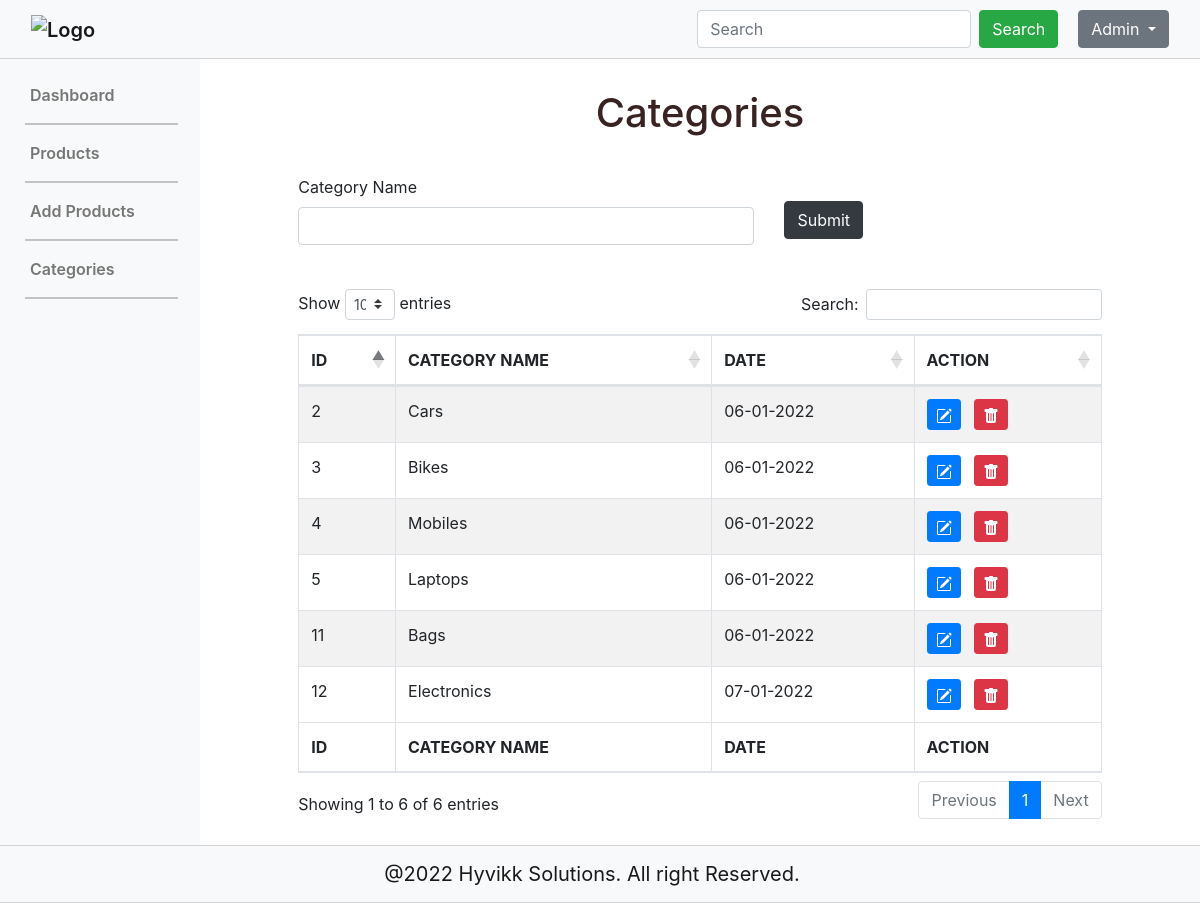
Screenshot of /admin/category.php (signed in) with the database file from the repository.
### tables this page shows
CREATE TABLE IF NOT EXISTS `categories` (
  `id` int(11) NOT NULL AUTO_INCREMENT,
  `category_name` varchar(255) NOT NULL,
  `created_at` timestamp NOT NULL DEFAULT current_timestamp() ON UPDATE current_timestamp(),
  PRIMARY KEY (`id`)
);

### admin/category.php (the view, shortened to what this page needs)
<!doctype html>
    <html lang="en">
    <head>
        <link rel="stylesheet" href="https://cdnjs.cloudflare.com/ajax/libs/twitter-bootstrap/4.5.2/css/bootstrap.css">
        <link rel="stylesheet" href="https://cdn.datatables.net/1.11.3/css/dataTables.bootstrap4.min.css">
        <link href="https://cdn.jsdelivr.net/npm/bootstrap@5.1.3/dist/css/bootstrap.min.css" rel="stylesheet">
        <link rel="stylesheet" href="../assets/css/style.css">
        <link rel="stylesheet" href="https://stackpath.bootstrapcdn.com/bootstrap/4.5.0/css/bootstrap.min.css" />
        <link rel="stylesheet" href="https://cdnjs.cloudflare.com/ajax/libs/bootstrap-select/1.13.1/css/bootstrap-select.css" />
        <link rel="stylesheet" href="https://cdn.datatables.net/1.11.3/css/dataTables.bootstrap4.min.css">
    </head>
    <body>
        <?php include "header.php";?>
        <div class="container-fluid main">
            <div class="row">
                <div class="col-md-2 col-sm-12 nav1">
                        <?php include "navbar.php"; ?>
                </div>
                <div class="col-md-10 col-sm-12">
                    <div class="row">
                        <div class="title-head">
                            <h1>Categories</h1>
                        </div>
                    </div>
                    <div class="row">
                        <div class="col-sm-12 col-md-10 offset-md-1">
                            <form class="row g-3 needs-validation" name="form" id="form" action="" method="POST">
                                <div class="col-md-7">
                                    <label for="validationCustomUsername" class="form-label">Category Name</label>
                                    <input type="text" class="form-control" id="category" name="category" aria-describedby="inputGroupPrepend" >
                                </div>
                                <div class="col-md-4">
                                    <input class="btn btn-dark" id="submit" name="submit" type="submit"  value="Submit" style="margin-top:26px;"/>
                                </div>
                            </form>
                        </div>
                    </div>
                    <div class="row">
                        <div class="col-sm-12 col-md-10 offset-md-1">
                            <div class="download">&nbsp; <br></div>
                            <table id="example" class="table table-striped table-bordered" style="width:100%">
                                <thead>
                                    <tr>
                                        <th>ID</th>
                                        <th>CATEGORY NAME</th>
                                        <th>DATE</th>
                                        <th>ACTION</th>
                                    </tr>
                                </thead>
                                <tbody>
                                    <?php
                                        $sql = "SELECT * FROM categories";
                                        $result = mysqli_query($con, $sql);
                                        while($data = mysqli_fetch_array($result)){
                                        $old_date = $data['created_at'];
                                        $new_date = date("d-m-Y", strtotime($old_date));
                                    ?>
                                    <tr>
                                        <td><?php echo $data['id']; ?></td>
                                        <td><?php echo $data['category_name']; ?></td>
                                        <td><?php echo $new_date; ?></td>
                                        <td>
                                            <button class="btn btn-sm btn-primary" data-bs-toggle="modal" data-bs-target="#exampleModal" data-id="<?php echo $data['id']; ?>" data-type="update" id="getUser">
                                            </button> &nbsp;
                                            <button data-id="<?php echo $data['id']; ?>" id="delete" class="btn btn-sm btn-danger">
                                            </button>
                                        </td>
                                    </tr>
                                    <?php } ?>
                                </tbody>
                                <tfoot>
                                    <tr>
                                        <th>ID</th>
                                        <th>CATEGORY NAME</th>
                                        <th>DATE</th>
                                        <th>ACTION</th>
                                    </tr>
                                </tfoot>
                            </table>
                            <br>
                        </div>
                    </div>
                </div>
            </div>
        </div>
        <?php include "../footer.php"; ?>
        </body>
    </html>

### admin/header.php (shortened to what this page needs)
<header>
  <nav class="navbar navbar-expand-lg navbar-light bg-light">
      <div class="container-fluid">
        <a class="navbar-brand" href="../index.php"><img itemprop="image" class="mobile" src="https://hyvikk.com/wp-content/uploads/2018/06/Hyvikk-logo-350px-1.png" alt="Logo" style="height: 50px!important"></a>
        <div class="collapse navbar-collapse" id="navbarSupportedContent">
          <form class="d-flex">
            <input class="form-control me-2" type="search" placeholder="Search" aria-label="Search">
            <button class="btn btn-success" type="submit">Search</button>
          </form>
          <div class="btn-group">
            <button type="button" class="btn btn-secondary dropdown-toggle" data-bs-toggle="dropdown" data-bs-display="static" aria-expanded="false">
            <?php if(isset($_SESSION['admin_name'])){  echo $_SESSION['admin_name']; } else{ echo 'Account';} ?>
            </button>
          </div>
        </div>
        </div>
</nav>
</header>

### admin/navbar.php
<div class="links">
<br>    <p><a href="index.php">Dashboard</a></p>
  <hr>
    <p><a href="products.php">Products</a></p>
  <hr>
    <p><a href="add_product.php">Add Products</a></p>
  <hr>
    <p><a href="category.php">Categories</a></p>
  <hr>
</div>

### footer.php
<footer>
    <nav class="navbar navbar-light bg-light justify-content-center">
        <a class="navbar-brand" href="#">
            @2022 Hyvikk Solutions. All right Reserved.
        </a>
      </nav>
</footer>

### assets/css/style.css (style rules this page uses)
.main { min-height: 500px!important; }
header { font-weight: 600!important; border-bottom:solid lightgrey 1px; }
footer { border-top:solid lightgrey 1px; border-bottom:solid lightgrey 1px; }
.download { margin:10px!important; text-align: right!important; }
.title-head { text-align: center!important; padding: 30px 20px!important; color:#382222; }
.nav1 { background-color: #f8f9fa!important; min-height: 550px; }
.links a { padding:10px 20px 10px 15px; text-decoration: none; color: #767675; font-weight: 600; }
hr { width: 90%!important; margin-left:10px; }
a { text-decoration: none!important; }

### rows the page displays
categories: id "2", category_name "Cars", created_at "06-01-2022"
categories: id "3", category_name "Bikes", created_at "06-01-2022"
categories: id "4", category_name "Mobiles", created_at "06-01-2022"
categories: id "5", category_name "Laptops", created_at "06-01-2022"
categories: id "11", category_name "Bags", created_at "06-01-2022"
categories: id "12", category_name "Electronics", created_at "07-01-2022"

### other values shown
$_SESSION['admin_name'] "Admin"
